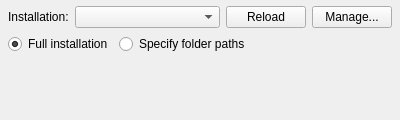
<?xml version="1.0" encoding="UTF-8"?>
<ui version="4.0">
 <class>Form</class>
 <widget class="QWidget" name="Form">
  <property name="geometry">
   <rect>
    <x>0</x>
    <y>0</y>
    <width>400</width>
    <height>120</height>
   </rect>
  </property>
  <property name="windowTitle">
   <string>Form</string>
  </property>
  <layout class="QVBoxLayout" name="rootLayout">
   <property name="leftMargin">
    <number>8</number>
   </property>
   <property name="topMargin">
    <number>6</number>
   </property>
   <property name="rightMargin">
    <number>8</number>
   </property>
   <property name="bottomMargin">
    <number>6</number>
   </property>
   <property name="spacing">
    <number>6</number>
   </property>
   <item>
    <layout class="QHBoxLayout" name="topRow">
     <item>
      <widget class="QLabel" name="installationLabel">
       <property name="text">
        <string>Installation:</string>
       </property>
      </widget>
     </item>
     <item>
      <widget class="QComboBox" name="installationCombo">
       <property name="sizePolicy">
        <sizepolicy hsizetype="Expanding" vsizetype="Fixed">
         <horstretch>1</horstretch>
         <verstretch>0</verstretch>
        </sizepolicy>
       </property>
      </widget>
     </item>
     <item>
      <widget class="QPushButton" name="reloadBtn">
       <property name="text">
        <string>Reload</string>
       </property>
      </widget>
     </item>
     <item>
      <widget class="QPushButton" name="manageBtn">
       <property name="text">
        <string>Manage...</string>
       </property>
      </widget>
     </item>
    </layout>
   </item>
   <item>
    <layout class="QHBoxLayout" name="modeRow">
     <item>
      <widget class="QRadioButton" name="modeFullRadio">
       <property name="text">
        <string>Full installation</string>
       </property>
       <property name="checked">
        <bool>true</bool>
       </property>
      </widget>
     </item>
     <item>
      <widget class="QRadioButton" name="modeFolderRadio">
       <property name="text">
        <string>Specify folder paths</string>
       </property>
      </widget>
     </item>
     <item>
      <spacer name="modeRowSpacer">
       <property name="orientation">
        <enum>Qt::Horizontal</enum>
       </property>
       <property name="sizeHint" stdset="0">
        <size>
         <width>40</width>
         <height>20</height>
        </size>
       </property>
      </spacer>
     </item>
    </layout>
   </item>
   <item>
    <widget class="QWidget" name="pathsWidget" native="true">
     <property name="sizePolicy">
      <sizepolicy hsizetype="Preferred" vsizetype="Preferred">
       <horstretch>0</horstretch>
       <verstretch>0</verstretch>
      </sizepolicy>
     </property>
     <layout class="QFormLayout" name="pathsLayout">
      <property name="leftMargin">
       <number>0</number>
      </property>
      <property name="topMargin">
       <number>0</number>
      </property>
      <property name="rightMargin">
       <number>0</number>
      </property>
      <property name="bottomMargin">
       <number>0</number>
      </property>
      <property name="fieldGrowthPolicy">
       <enum>QFormLayout::ExpandingFieldsGrow</enum>
      </property>
     </layout>
    </widget>
   </item>
  </layout>
 </widget>
 <resources/>
 <connections/>
</ui>
